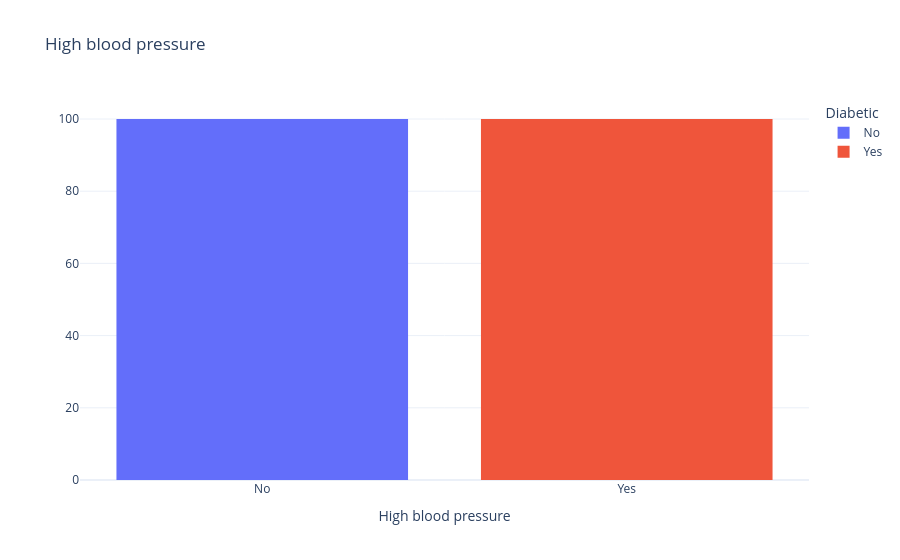
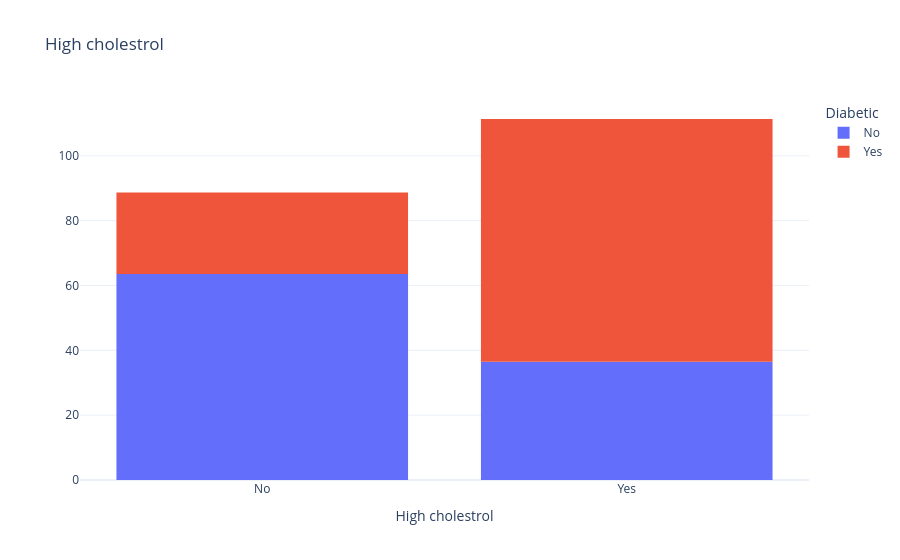
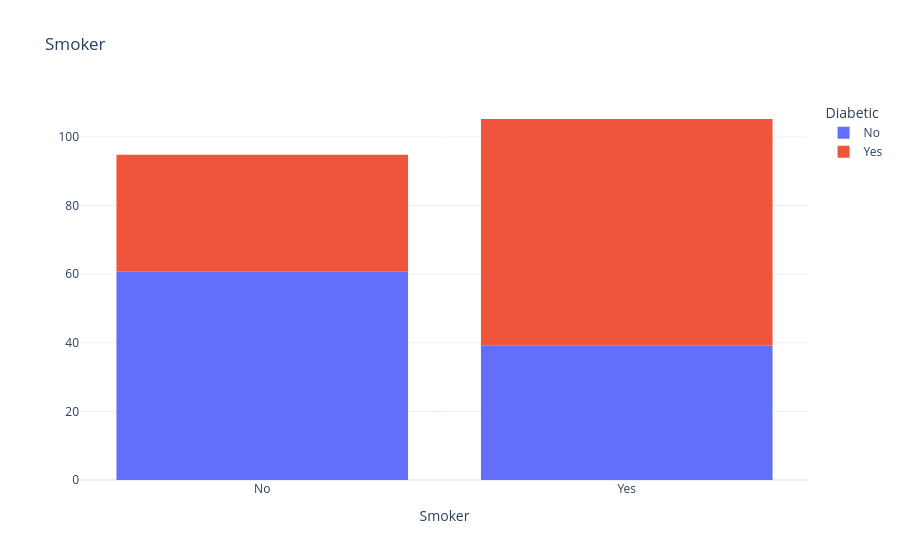

The cell these charts' notebook holds for them, in order:
### Code cell
# create a list of factors to get a better look at their impact on the diabetes diagnosis
factors = ['HighBP', 'HighChol', 'Smoker', 'Stroke', 'HeartDiseaseorAttack', 'PhysActivity', 'HvyAlcoholConsump']

# create a list of titles for the factors 
fac_titles = ['High blood pressure', 'High cholestrol', 'Smoker', 'Stroke', 'Heart Disease/Attack', 'Physical Activity', 'Alcholic']

# loop through each factor and visualize it with a stacked bar chart to show the percentage of each category
for col, title in zip(bin_cols, fac_titles):
    fig = px.histogram(df_c, x=col, color='Diabetes_binary', histnorm='percent',
     labels={f'{col}': f'{title}', 'Diabetes_binary': 'Diabetic'}, title=title)
    fig.update_layout(template='plotly_white', yaxis_title=None, xaxis_title=title)
    fig.show()

### Figure 1 — Plotly figure (JSON) as saved in the notebook; plotly's stock layout.template omitted (floating-point values rounded to 4 significant figures; data arrays with more than 128 entries replaced by an {"elided": "..."} marker saying what was removed)
{"data": [{"alignmentgroup": "True", "bingroup": "x", "histnorm": "percent", "hovertemplate": "Diabetic=%{x}<br>percent=%{y}<extra></extra>", "legendgroup": "No", "marker": {"color": "#636efa", "pattern": {"shape": ""}}, "name": "No", "offsetgroup": "No", "orientation": "v", "showlegend": true, "type": "histogram", "x": {"elided": "6024 str values"}, "xaxis": "x", "yaxis": "y"}, {"alignmentgroup": "True", "bingroup": "x", "histnorm": "percent", "hovertemplate": "Diabetic=%{x}<br>percent=%{y}<extra></extra>", "legendgroup": "Yes", "marker": {"color": "#EF553B", "pattern": {"shape": ""}}, "name": "Yes", "offsetgroup": "Yes", "orientation": "v", "showlegend": true, "type": "histogram", "x": {"elided": "5976 str values"}, "xaxis": "x", "yaxis": "y"}], "layout": {"barmode": "relative", "legend": {"title": {"text": "Diabetic"}, "tracegroupgap": 0}, "title": {"text": "High blood pressure"}, "xaxis": {"anchor": "y", "categoryarray": ["No", "Yes"], "categoryorder": "array", "domain": [0, 1], "title": {"text": "High blood pressure"}}, "yaxis": {"anchor": "x", "domain": [0, 1], "title": {}}}}

### Figure 2 — Plotly figure (JSON) as saved in the notebook; plotly's stock layout.template omitted (floating-point values rounded to 4 significant figures; data arrays with more than 128 entries replaced by an {"elided": "..."} marker saying what was removed)
{"data": [{"alignmentgroup": "True", "bingroup": "x", "histnorm": "percent", "hovertemplate": "Diabetic=No<br>High cholestrol=%{x}<br>percent=%{y}<extra></extra>", "legendgroup": "No", "marker": {"color": "#636efa", "pattern": {"shape": ""}}, "name": "No", "offsetgroup": "No", "orientation": "v", "showlegend": true, "type": "histogram", "x": {"elided": "6024 str values"}, "xaxis": "x", "yaxis": "y"}, {"alignmentgroup": "True", "bingroup": "x", "histnorm": "percent", "hovertemplate": "Diabetic=Yes<br>High cholestrol=%{x}<br>percent=%{y}<extra></extra>", "legendgroup": "Yes", "marker": {"color": "#EF553B", "pattern": {"shape": ""}}, "name": "Yes", "offsetgroup": "Yes", "orientation": "v", "showlegend": true, "type": "histogram", "x": {"elided": "5976 str values"}, "xaxis": "x", "yaxis": "y"}], "layout": {"barmode": "relative", "legend": {"title": {"text": "Diabetic"}, "tracegroupgap": 0}, "title": {"text": "High cholestrol"}, "xaxis": {"anchor": "y", "domain": [0, 1], "title": {"text": "High cholestrol"}}, "yaxis": {"anchor": "x", "domain": [0, 1], "title": {}}}}

### Figure 3 — Plotly figure (JSON) as saved in the notebook; plotly's stock layout.template omitted (floating-point values rounded to 4 significant figures; data arrays with more than 128 entries replaced by an {"elided": "..."} marker saying what was removed)
{"data": [{"alignmentgroup": "True", "bingroup": "x", "histnorm": "percent", "hovertemplate": "Diabetic=No<br>Smoker=%{x}<br>percent=%{y}<extra></extra>", "legendgroup": "No", "marker": {"color": "#636efa", "pattern": {"shape": ""}}, "name": "No", "offsetgroup": "No", "orientation": "v", "showlegend": true, "type": "histogram", "x": {"elided": "6024 str values"}, "xaxis": "x", "yaxis": "y"}, {"alignmentgroup": "True", "bingroup": "x", "histnorm": "percent", "hovertemplate": "Diabetic=Yes<br>Smoker=%{x}<br>percent=%{y}<extra></extra>", "legendgroup": "Yes", "marker": {"color": "#EF553B", "pattern": {"shape": ""}}, "name": "Yes", "offsetgroup": "Yes", "orientation": "v", "showlegend": true, "type": "histogram", "x": {"elided": "5976 str values"}, "xaxis": "x", "yaxis": "y"}], "layout": {"barmode": "relative", "legend": {"title": {"text": "Diabetic"}, "tracegroupgap": 0}, "title": {"text": "Smoker"}, "xaxis": {"anchor": "y", "domain": [0, 1], "title": {"text": "Smoker"}}, "yaxis": {"anchor": "x", "domain": [0, 1], "title": {}}}}
